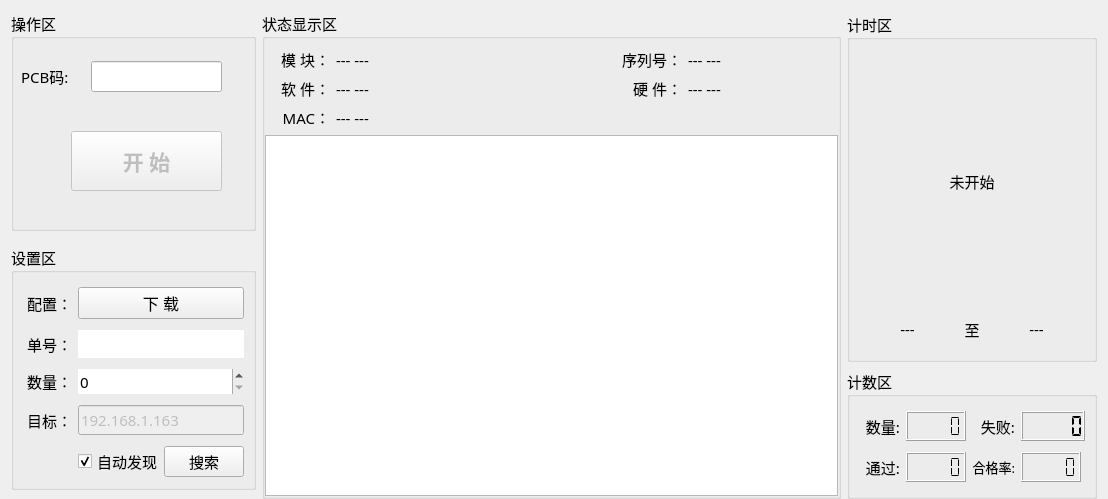
<?xml version="1.0" encoding="UTF-8"?>
<ui version="4.0">
 <class>Home_WorkWid</class>
 <widget class="QWidget" name="Home_WorkWid">
  <property name="geometry">
   <rect>
    <x>0</x>
    <y>0</y>
    <width>1108</width>
    <height>499</height>
   </rect>
  </property>
  <property name="font">
   <font>
    <pointsize>11</pointsize>
   </font>
  </property>
  <property name="windowTitle">
   <string>Form</string>
  </property>
  <layout class="QGridLayout" name="gridLayout">
   <property name="bottomMargin">
    <number>0</number>
   </property>
   <item row="0" column="2" rowspan="2">
    <widget class="QGroupBox" name="groupBox_1">
     <property name="minimumSize">
      <size>
       <width>250</width>
       <height>150</height>
      </size>
     </property>
     <property name="maximumSize">
      <size>
       <width>260</width>
       <height>350</height>
      </size>
     </property>
     <property name="font">
      <font>
       <family>微软雅黑</family>
       <pointsize>11</pointsize>
      </font>
     </property>
     <property name="title">
      <string>计时区</string>
     </property>
     <layout class="QGridLayout" name="gridLayout_2">
      <property name="bottomMargin">
       <number>20</number>
      </property>
      <item row="0" column="0" colspan="3">
       <widget class="QLabel" name="timeLab">
        <property name="text">
         <string>未开始</string>
        </property>
        <property name="alignment">
         <set>Qt::AlignCenter</set>
        </property>
       </widget>
      </item>
      <item row="1" column="0">
       <widget class="QLabel" name="startLab">
        <property name="maximumSize">
         <size>
          <width>16777215</width>
          <height>20</height>
         </size>
        </property>
        <property name="text">
         <string>---</string>
        </property>
        <property name="alignment">
         <set>Qt::AlignCenter</set>
        </property>
       </widget>
      </item>
      <item row="1" column="1">
       <widget class="QLabel" name="label_3">
        <property name="maximumSize">
         <size>
          <width>20</width>
          <height>20</height>
         </size>
        </property>
        <property name="text">
         <string>至</string>
        </property>
        <property name="alignment">
         <set>Qt::AlignCenter</set>
        </property>
       </widget>
      </item>
      <item row="1" column="2">
       <widget class="QLabel" name="endLab">
        <property name="maximumSize">
         <size>
          <width>16777215</width>
          <height>20</height>
         </size>
        </property>
        <property name="text">
         <string>---</string>
        </property>
        <property name="alignment">
         <set>Qt::AlignCenter</set>
        </property>
       </widget>
      </item>
     </layout>
    </widget>
   </item>
   <item row="0" column="1" rowspan="3">
    <widget class="QGroupBox" name="groupBox_6">
     <property name="font">
      <font>
       <family>微软雅黑</family>
       <pointsize>11</pointsize>
      </font>
     </property>
     <property name="title">
      <string>状态显示区</string>
     </property>
     <layout class="QGridLayout" name="gridLayout_5">
      <property name="leftMargin">
       <number>0</number>
      </property>
      <property name="rightMargin">
       <number>0</number>
      </property>
      <property name="bottomMargin">
       <number>0</number>
      </property>
      <item row="0" column="0">
       <widget class="QLabel" name="label_15">
        <property name="maximumSize">
         <size>
          <width>65</width>
          <height>16777215</height>
         </size>
        </property>
        <property name="text">
         <string> 模 块：</string>
        </property>
        <property name="alignment">
         <set>Qt::AlignRight|Qt::AlignTrailing|Qt::AlignVCenter</set>
        </property>
       </widget>
      </item>
      <item row="0" column="1">
       <widget class="QLabel" name="devLab">
        <property name="text">
         <string>--- ---</string>
        </property>
       </widget>
      </item>
      <item row="0" column="2">
       <widget class="QLabel" name="label_7">
        <property name="maximumSize">
         <size>
          <width>100</width>
          <height>16777215</height>
         </size>
        </property>
        <property name="text">
         <string>序列号：</string>
        </property>
        <property name="alignment">
         <set>Qt::AlignRight|Qt::AlignTrailing|Qt::AlignVCenter</set>
        </property>
       </widget>
      </item>
      <item row="0" column="3">
       <widget class="QLabel" name="snLab">
        <property name="maximumSize">
         <size>
          <width>150</width>
          <height>16777215</height>
         </size>
        </property>
        <property name="text">
         <string>--- ---</string>
        </property>
       </widget>
      </item>
      <item row="1" column="0">
       <widget class="QLabel" name="label_14">
        <property name="layoutDirection">
         <enum>Qt::LeftToRight</enum>
        </property>
        <property name="text">
         <string>软 件：</string>
        </property>
        <property name="textFormat">
         <enum>Qt::AutoText</enum>
        </property>
        <property name="alignment">
         <set>Qt::AlignRight|Qt::AlignTrailing|Qt::AlignVCenter</set>
        </property>
       </widget>
      </item>
      <item row="1" column="1">
       <widget class="QLabel" name="fwLab">
        <property name="text">
         <string>--- ---</string>
        </property>
       </widget>
      </item>
      <item row="1" column="2">
       <widget class="QLabel" name="label_9">
        <property name="maximumSize">
         <size>
          <width>100</width>
          <height>16777215</height>
         </size>
        </property>
        <property name="text">
         <string>硬 件：</string>
        </property>
        <property name="alignment">
         <set>Qt::AlignRight|Qt::AlignTrailing|Qt::AlignVCenter</set>
        </property>
       </widget>
      </item>
      <item row="1" column="3">
       <widget class="QLabel" name="hwLab">
        <property name="maximumSize">
         <size>
          <width>150</width>
          <height>16777215</height>
         </size>
        </property>
        <property name="text">
         <string>--- ---</string>
        </property>
       </widget>
      </item>
      <item row="2" column="0">
       <widget class="QLabel" name="label_16">
        <property name="text">
         <string>MAC：</string>
        </property>
        <property name="alignment">
         <set>Qt::AlignRight|Qt::AlignTrailing|Qt::AlignVCenter</set>
        </property>
       </widget>
      </item>
      <item row="2" column="1">
       <widget class="QLabel" name="macLab">
        <property name="text">
         <string>--- ---</string>
        </property>
       </widget>
      </item>
      <item row="3" column="0" colspan="4">
       <widget class="QTextEdit" name="textEdit">
        <property name="enabled">
         <bool>true</bool>
        </property>
        <property name="readOnly">
         <bool>true</bool>
        </property>
       </widget>
      </item>
     </layout>
    </widget>
   </item>
   <item row="0" column="0">
    <widget class="QGroupBox" name="groupBox_7">
     <property name="minimumSize">
      <size>
       <width>0</width>
       <height>220</height>
      </size>
     </property>
     <property name="font">
      <font>
       <family>微软雅黑</family>
       <pointsize>11</pointsize>
      </font>
     </property>
     <property name="title">
      <string>操作区</string>
     </property>
     <widget class="QPushButton" name="startBtn">
      <property name="enabled">
       <bool>false</bool>
      </property>
      <property name="geometry">
       <rect>
        <x>60</x>
        <y>120</y>
        <width>151</width>
        <height>60</height>
       </rect>
      </property>
      <property name="minimumSize">
       <size>
        <width>120</width>
        <height>0</height>
       </size>
      </property>
      <property name="maximumSize">
       <size>
        <width>200</width>
        <height>60</height>
       </size>
      </property>
      <property name="font">
       <font>
        <family>微软雅黑</family>
        <pointsize>16</pointsize>
        <bold>true</bold>
       </font>
      </property>
      <property name="text">
       <string>开 始</string>
      </property>
     </widget>
     <widget class="QLabel" name="pcb_label">
      <property name="geometry">
       <rect>
        <x>10</x>
        <y>50</y>
        <width>81</width>
        <height>31</height>
       </rect>
      </property>
      <property name="text">
       <string>PCB码:</string>
      </property>
     </widget>
     <widget class="QLineEdit" name="pcbEdit">
      <property name="geometry">
       <rect>
        <x>80</x>
        <y>50</y>
        <width>131</width>
        <height>31</height>
       </rect>
      </property>
     </widget>
    </widget>
   </item>
   <item row="2" column="2">
    <widget class="QGroupBox" name="groupBox_5">
     <property name="minimumSize">
      <size>
       <width>0</width>
       <height>130</height>
      </size>
     </property>
     <property name="maximumSize">
      <size>
       <width>250</width>
       <height>220</height>
      </size>
     </property>
     <property name="font">
      <font>
       <family>微软雅黑</family>
       <pointsize>11</pointsize>
      </font>
     </property>
     <property name="title">
      <string>计数区</string>
     </property>
     <layout class="QGridLayout" name="gridLayout_4">
      <item row="0" column="0">
       <widget class="QLabel" name="label_27">
        <property name="maximumSize">
         <size>
          <width>45</width>
          <height>30</height>
         </size>
        </property>
        <property name="text">
         <string>数量:</string>
        </property>
        <property name="alignment">
         <set>Qt::AlignRight|Qt::AlignTrailing|Qt::AlignVCenter</set>
        </property>
       </widget>
      </item>
      <item row="0" column="1">
       <widget class="QLCDNumber" name="allLcd">
        <property name="maximumSize">
         <size>
          <width>60</width>
          <height>30</height>
         </size>
        </property>
        <property name="digitCount">
         <number>5</number>
        </property>
        <property name="segmentStyle">
         <enum>QLCDNumber::Flat</enum>
        </property>
       </widget>
      </item>
      <item row="0" column="2">
       <widget class="QLabel" name="label_28">
        <property name="maximumSize">
         <size>
          <width>45</width>
          <height>30</height>
         </size>
        </property>
        <property name="text">
         <string>失败:</string>
        </property>
        <property name="alignment">
         <set>Qt::AlignRight|Qt::AlignTrailing|Qt::AlignVCenter</set>
        </property>
       </widget>
      </item>
      <item row="0" column="3">
       <widget class="QLCDNumber" name="errLcd">
        <property name="maximumSize">
         <size>
          <width>70</width>
          <height>35</height>
         </size>
        </property>
        <property name="digitCount">
         <number>5</number>
        </property>
        <property name="segmentStyle">
         <enum>QLCDNumber::Flat</enum>
        </property>
        <property name="value" stdset="0">
         <double>0.000000000000000</double>
        </property>
        <property name="intValue" stdset="0">
         <number>0</number>
        </property>
       </widget>
      </item>
      <item row="1" column="0">
       <widget class="QLabel" name="label_29">
        <property name="maximumSize">
         <size>
          <width>45</width>
          <height>30</height>
         </size>
        </property>
        <property name="text">
         <string>通过:</string>
        </property>
        <property name="alignment">
         <set>Qt::AlignRight|Qt::AlignTrailing|Qt::AlignVCenter</set>
        </property>
       </widget>
      </item>
      <item row="1" column="1">
       <widget class="QLCDNumber" name="okLcd">
        <property name="maximumSize">
         <size>
          <width>60</width>
          <height>30</height>
         </size>
        </property>
        <property name="digitCount">
         <number>5</number>
        </property>
        <property name="segmentStyle">
         <enum>QLCDNumber::Flat</enum>
        </property>
        <property name="intValue" stdset="0">
         <number>0</number>
        </property>
       </widget>
      </item>
      <item row="1" column="2">
       <widget class="QLabel" name="label_30">
        <property name="maximumSize">
         <size>
          <width>60</width>
          <height>30</height>
         </size>
        </property>
        <property name="font">
         <font>
          <family>微软雅黑</family>
          <pointsize>10</pointsize>
         </font>
        </property>
        <property name="text">
         <string>合格率:</string>
        </property>
        <property name="alignment">
         <set>Qt::AlignRight|Qt::AlignTrailing|Qt::AlignVCenter</set>
        </property>
       </widget>
      </item>
      <item row="1" column="3">
       <widget class="QLCDNumber" name="passLcd">
        <property name="maximumSize">
         <size>
          <width>60</width>
          <height>30</height>
         </size>
        </property>
        <property name="digitCount">
         <number>5</number>
        </property>
        <property name="segmentStyle">
         <enum>QLCDNumber::Flat</enum>
        </property>
       </widget>
      </item>
     </layout>
    </widget>
   </item>
   <item row="1" column="0" rowspan="2">
    <widget class="QGroupBox" name="groupBox">
     <property name="minimumSize">
      <size>
       <width>245</width>
       <height>0</height>
      </size>
     </property>
     <property name="maximumSize">
      <size>
       <width>245</width>
       <height>245</height>
      </size>
     </property>
     <property name="font">
      <font>
       <family>微软雅黑</family>
       <pointsize>11</pointsize>
      </font>
     </property>
     <property name="title">
      <string>设置区</string>
     </property>
     <layout class="QGridLayout" name="gridLayout_3">
      <property name="bottomMargin">
       <number>0</number>
      </property>
      <item row="0" column="0">
       <widget class="QLabel" name="label_13">
        <property name="minimumSize">
         <size>
          <width>0</width>
          <height>30</height>
         </size>
        </property>
        <property name="font">
         <font>
          <family>微软雅黑</family>
          <pointsize>11</pointsize>
         </font>
        </property>
        <property name="text">
         <string>配置：</string>
        </property>
        <property name="alignment">
         <set>Qt::AlignRight|Qt::AlignTrailing|Qt::AlignVCenter</set>
        </property>
       </widget>
      </item>
      <item row="1" column="0">
       <widget class="QLabel" name="label_35">
        <property name="minimumSize">
         <size>
          <width>0</width>
          <height>20</height>
         </size>
        </property>
        <property name="maximumSize">
         <size>
          <width>80</width>
          <height>30</height>
         </size>
        </property>
        <property name="text">
         <string>单号：</string>
        </property>
        <property name="alignment">
         <set>Qt::AlignRight|Qt::AlignTrailing|Qt::AlignVCenter</set>
        </property>
       </widget>
      </item>
      <item row="1" column="1" colspan="2">
       <widget class="QLineEdit" name="userEdit">
        <property name="text">
         <string/>
        </property>
        <property name="frame">
         <bool>false</bool>
        </property>
        <property name="cursorMoveStyle">
         <enum>Qt::LogicalMoveStyle</enum>
        </property>
        <property name="clearButtonEnabled">
         <bool>false</bool>
        </property>
       </widget>
      </item>
      <item row="2" column="0">
       <widget class="QLabel" name="label_38">
        <property name="minimumSize">
         <size>
          <width>45</width>
          <height>20</height>
         </size>
        </property>
        <property name="maximumSize">
         <size>
          <width>100</width>
          <height>30</height>
         </size>
        </property>
        <property name="layoutDirection">
         <enum>Qt::RightToLeft</enum>
        </property>
        <property name="text">
         <string>数量：</string>
        </property>
        <property name="alignment">
         <set>Qt::AlignRight|Qt::AlignTrailing|Qt::AlignVCenter</set>
        </property>
       </widget>
      </item>
      <item row="2" column="1" colspan="2">
       <widget class="QSpinBox" name="cntSpin">
        <property name="minimumSize">
         <size>
          <width>110</width>
          <height>0</height>
         </size>
        </property>
        <property name="focusPolicy">
         <enum>Qt::WheelFocus</enum>
        </property>
        <property name="frame">
         <bool>false</bool>
        </property>
        <property name="correctionMode">
         <enum>QAbstractSpinBox::CorrectToPreviousValue</enum>
        </property>
        <property name="maximum">
         <number>9999</number>
        </property>
        <property name="singleStep">
         <number>100</number>
        </property>
        <property name="stepType">
         <enum>QAbstractSpinBox::DefaultStepType</enum>
        </property>
        <property name="value">
         <number>0</number>
        </property>
       </widget>
      </item>
      <item row="3" column="0">
       <widget class="QLabel" name="label_5">
        <property name="minimumSize">
         <size>
          <width>45</width>
          <height>0</height>
         </size>
        </property>
        <property name="text">
         <string>目标：</string>
        </property>
        <property name="alignment">
         <set>Qt::AlignRight|Qt::AlignTrailing|Qt::AlignVCenter</set>
        </property>
       </widget>
      </item>
      <item row="3" column="1" colspan="2">
       <widget class="QLineEdit" name="ipEdit">
        <property name="enabled">
         <bool>false</bool>
        </property>
        <property name="text">
         <string>192.168.1.163</string>
        </property>
       </widget>
      </item>
      <item row="4" column="1">
       <widget class="QCheckBox" name="adCheckBox">
        <property name="maximumSize">
         <size>
          <width>80</width>
          <height>16777215</height>
         </size>
        </property>
        <property name="text">
         <string>自动发现</string>
        </property>
        <property name="checked">
         <bool>true</bool>
        </property>
       </widget>
      </item>
      <item row="4" column="2">
       <widget class="QPushButton" name="findBtn">
        <property name="text">
         <string>搜索</string>
        </property>
       </widget>
      </item>
      <item row="0" column="1" colspan="2">
       <widget class="QPushButton" name="downBtn">
        <property name="font">
         <font>
          <family>微软雅黑</family>
          <pointsize>12</pointsize>
         </font>
        </property>
        <property name="text">
         <string>下 载</string>
        </property>
       </widget>
      </item>
     </layout>
    </widget>
   </item>
  </layout>
 </widget>
 <resources/>
 <connections/>
</ui>
